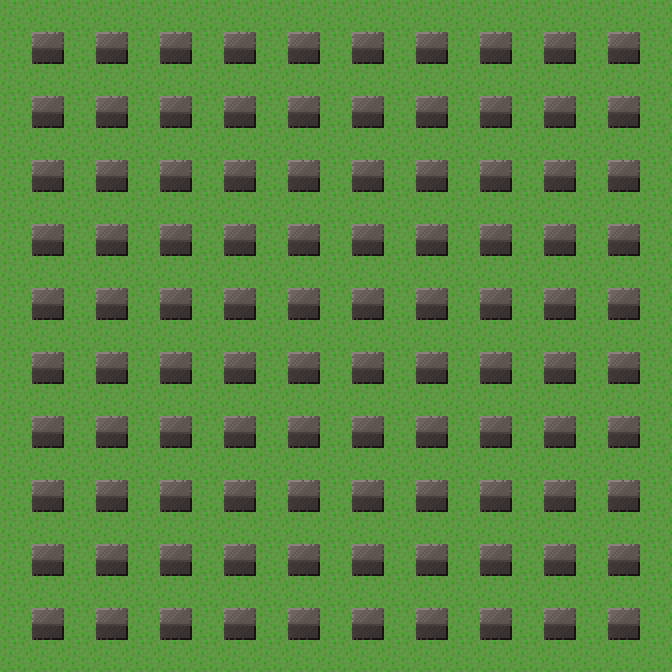

This is a level from a 2D game, rendered from its Tiled map with the project's own tilesets. A one-line summary and the complete map file follow:
An orthogonal 21x21 tile map with 32x32 px tiles, 2 tile layers (background, walls) and 1 object (player).

<map version="1.0" tiledversion="1.0.2" orientation="orthogonal" renderorder="right-down" width="21" height="21" tilewidth="32" tileheight="32" nextobjectid="7">
 <tileset firstgid="1" name="tileset" tilewidth="32" tileheight="32" tilecount="90" columns="15">
  <image source="tileset.png" width="480" height="192" />
 </tileset>
 <layer name="background" width="21" height="21">
  <data encoding="csv">
2,2,2,2,2,2,2,2,2,2,2,2,2,2,2,2,2,2,2,2,2,
2,2,2,2,2,2,2,2,2,2,2,2,2,2,2,2,2,2,2,2,2,
2,2,2,2,2,2,2,2,2,2,2,2,2,2,2,2,2,2,2,2,2,
2,2,2,2,2,2,2,2,2,2,2,2,2,2,2,2,2,2,2,2,2,
2,2,2,2,2,2,2,2,2,2,2,2,2,2,2,2,2,2,2,2,2,
2,2,2,2,2,2,2,2,2,2,2,2,2,2,2,2,2,2,2,2,2,
2,2,2,2,2,2,2,2,2,2,2,2,2,2,2,2,2,2,2,2,2,
2,2,2,2,2,2,2,2,2,2,2,2,2,2,2,2,2,2,2,2,2,
2,2,2,2,2,2,2,2,2,2,2,2,2,2,2,2,2,2,2,2,2,
2,2,2,2,2,2,2,2,2,2,2,2,2,2,2,2,2,2,2,2,2,
2,2,2,2,2,2,2,2,2,2,2,2,2,2,2,2,2,2,2,2,2,
2,2,2,2,2,2,2,2,2,2,2,2,2,2,2,2,2,2,2,2,2,
2,2,2,2,2,2,2,2,2,2,2,2,2,2,2,2,2,2,2,2,2,
2,2,2,2,2,2,2,2,2,2,2,2,2,2,2,2,2,2,2,2,2,
2,2,2,2,2,2,2,2,2,2,2,2,2,2,2,2,2,2,2,2,2,
2,2,2,2,2,2,2,2,2,2,2,2,2,2,2,2,2,2,2,2,2,
2,2,2,2,2,2,2,2,2,2,2,2,2,2,2,2,2,2,2,2,2,
2,2,2,2,2,2,2,2,2,2,2,2,2,2,2,2,2,2,2,2,2,
2,2,2,2,2,2,2,2,2,2,2,2,2,2,2,2,2,2,2,2,2,
2,2,2,2,2,2,2,2,2,2,2,2,2,2,2,2,2,2,2,2,2,
2,2,2,2,2,2,2,2,2,2,2,2,2,2,2,2,2,2,2,2,2
</data>
 </layer>
 <layer name="walls" width="21" height="21">
  <properties>
   <property name="collison" type="bool" value="true" />
  </properties>
  <data encoding="csv">
0,0,0,0,0,0,0,0,0,0,0,0,0,0,0,0,0,0,0,0,0,
0,71,0,71,0,71,0,71,0,71,0,71,0,71,0,71,0,71,0,71,0,
0,0,0,0,0,0,0,0,0,0,0,0,0,0,0,0,0,0,0,0,0,
0,71,0,71,0,71,0,71,0,71,0,71,0,71,0,71,0,71,0,71,0,
0,0,0,0,0,0,0,0,0,0,0,0,0,0,0,0,0,0,0,0,0,
0,71,0,71,0,71,0,71,0,71,0,71,0,71,0,71,0,71,0,71,0,
0,0,0,0,0,0,0,0,0,0,0,0,0,0,0,0,0,0,0,0,0,
0,71,0,71,0,71,0,71,0,71,0,71,0,71,0,71,0,71,0,71,0,
0,0,0,0,0,0,0,0,0,0,0,0,0,0,0,0,0,0,0,0,0,
0,71,0,71,0,71,0,71,0,71,0,71,0,71,0,71,0,71,0,71,0,
0,0,0,0,0,0,0,0,0,0,0,0,0,0,0,0,0,0,0,0,0,
0,71,0,71,0,71,0,71,0,71,0,71,0,71,0,71,0,71,0,71,0,
0,0,0,0,0,0,0,0,0,0,0,0,0,0,0,0,0,0,0,0,0,
0,71,0,71,0,71,0,71,0,71,0,71,0,71,0,71,0,71,0,71,0,
0,0,0,0,0,0,0,0,0,0,0,0,0,0,0,0,0,0,0,0,0,
0,71,0,71,0,71,0,71,0,71,0,71,0,71,0,71,0,71,0,71,0,
0,0,0,0,0,0,0,0,0,0,0,0,0,0,0,0,0,0,0,0,0,
0,71,0,71,0,71,0,71,0,71,0,71,0,71,0,71,0,71,0,71,0,
0,0,0,0,0,0,0,0,0,0,0,0,0,0,0,0,0,0,0,0,0,
0,71,0,71,0,71,0,71,0,71,0,71,0,71,0,71,0,71,0,71,0,
0,0,0,0,0,0,0,0,0,0,0,0,0,0,0,0,0,0,0,0,0
</data>
 </layer>
 <objectgroup name="objects">
  <object id="6" name="player" type="player" gid="62" x="0" y="674" width="32" height="32" />
 </objectgroup>
 <objectgroup name="blocks" />
</map>